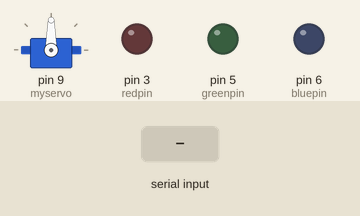
The sketch below on a simulated Arduino Uno, built with avr-gcc and run on an emulated ATmega328P. Shown: servo, output pins drawn as LEDs (lit = HIGH). The test bench sets the inputs (shaded band).

Above: at 1.2 s.
1.3 s: "90,45\n" received over Serial
At 2.3 s:
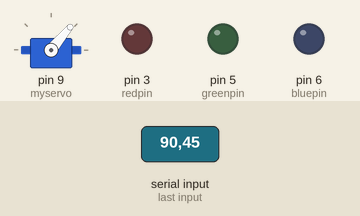
2.8 s: "2\n" received over Serial
At 3.3 s:
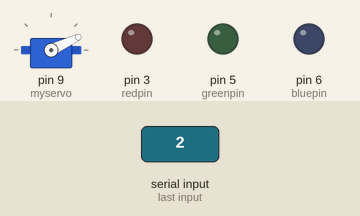
4.3 s: "7\n" received over Serial
At 5.5 s:
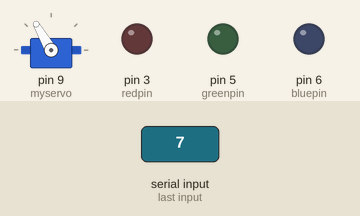
5.8 s: "8\n" received over Serial
At 6.7 s:
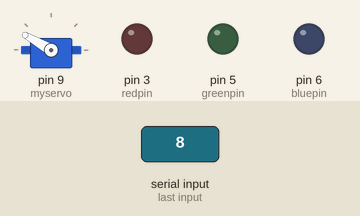
7.3 s: "30,150\n" received over Serial
At 8.0 s:
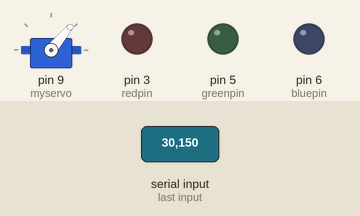
8.8 s: "9\n" received over Serial
At 10.2 s:
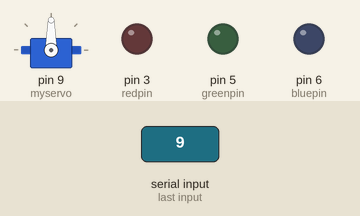
Timing chart, 0 to 11.3 s (numbered marks = the images above; inputs shaded):
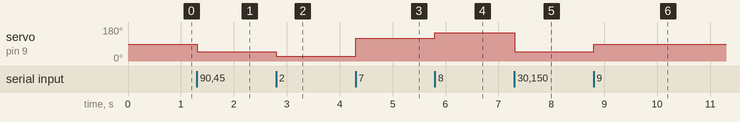

Measured:
- after the input at 1.3 s, servo on pin 9 (myservo): 90° → 50° at once
- after the input at 2.8 s, servo on pin 9 (myservo): 50° → 25° at once
- after the input at 4.3 s, servo on pin 9 (myservo): 25° → 120° at once
- after the input at 5.8 s, servo on pin 9 (myservo): 120° → 150° at once
- after the input at 7.3 s, servo on pin 9 (myservo): 150° → 50° at once
- after the input at 8.8 s, servo on pin 9 (myservo): 50° → 90° at once

The sketch:

fiveangleservo.ino
```cpp
#include <Servo.h>
#include <Wire.h>
#include "Adafruit_TCS34725.h"

int prevred = 0;
int prevblue = 0;
int prevgreen = 0;
int pass = 0;
int rdif = 0;
int gdif = 0;
int bdif = 0;
int given = 0;

#define redpin 3
#define greenpin 5
#define bluepin 6

#define commonAnode true


byte gammatable[256];


Adafruit_TCS34725 tcs = Adafruit_TCS34725(TCS34725_INTEGRATIONTIME_50MS, TCS34725_GAIN_4X);


Servo myservo;


void setup() {
  Serial.begin(9600);
  myservo.attach(9);
  pinMode(redpin, OUTPUT);
  pinMode(greenpin, OUTPUT);
  pinMode(bluepin, OUTPUT);
  tcs.begin();

  for (int i=0; i<256; i++) {
    float x = i;
    x /= 255;
    x = pow(x, 2.5);
    x *= 255;

    if (commonAnode) {
      gammatable[i] = 255 - x;
    } else {
      gammatable[i] = x;
    }
    //Serial.println(gammatable[i]);
  }
}

void loop() {
    //colorSensor();

    if (Serial.available())
  {
      int c = Serial.read() -48;  //gets one byte from serial buffer
//      //makes the string readString=

    if (c==9){
     servo90();
    }
    if (c==2){
     servo20();
    }
    if (c==5){
      servo50();
    }
    if (c==7){
      servo120();
    }
    if (c==8){
      servo150();
    }
    if (c==6){
      colorSensor();
    }
    if (c==0){
      reset();
    }

  }


}

void reset(){
  given = 0;
}


void colorSensor(){
  //Serial.println("");
  uint16_t clear, red, green, blue;

  tcs.setInterrupt(false);      // turn on LED

  delay(10);

  tcs.getRawData(&red, &green, &blue, &clear);

  tcs.setInterrupt(true);
//  Serial.println("");
//  Serial.print(" C: "); Serial.print(clear);
//  Serial.print(" R: "); Serial.print(red);
//  Serial.print(" G: "); Serial.print(green);
//  Serial.print(" B: "); Serial.print(blue);
//

  // Figure out some basic hex code for visualization
  uint32_t sum = clear;
  float r, g, b;
  r = red; r /= sum;
  g = green; g /= sum;
  b = blue; b /= sum;
  r *= 256; g *= 256; b *= 256;
//  Serial.print("\t");
//  Serial.print((int)r, HEX); Serial.print((int)g, HEX); Serial.print((int)b, HEX);
//  Serial.println();
  rdif = (-1)*(prevred - r);
  gdif = (-1)*(prevgreen - g);
  bdif = (-1)*(prevblue -b);
  prevred = r;
  prevgreen = g;
  prevblue = b;

  if(rdif >= 5 or gdif >= 5 or bdif >= 5){
     pass += 1;
     given = (pass-1)/2;
  }
  //Serial.println(pass);
  Serial.println(given);

}


void servo90(){
    myservo.write(90);
}

void servo20(){
    myservo.write(25);

}

void servo50(){
  myservo.write(50);

}

void servo120(){
  myservo.write(120);

}

void servo150(){
  myservo.write(150);

}
```
